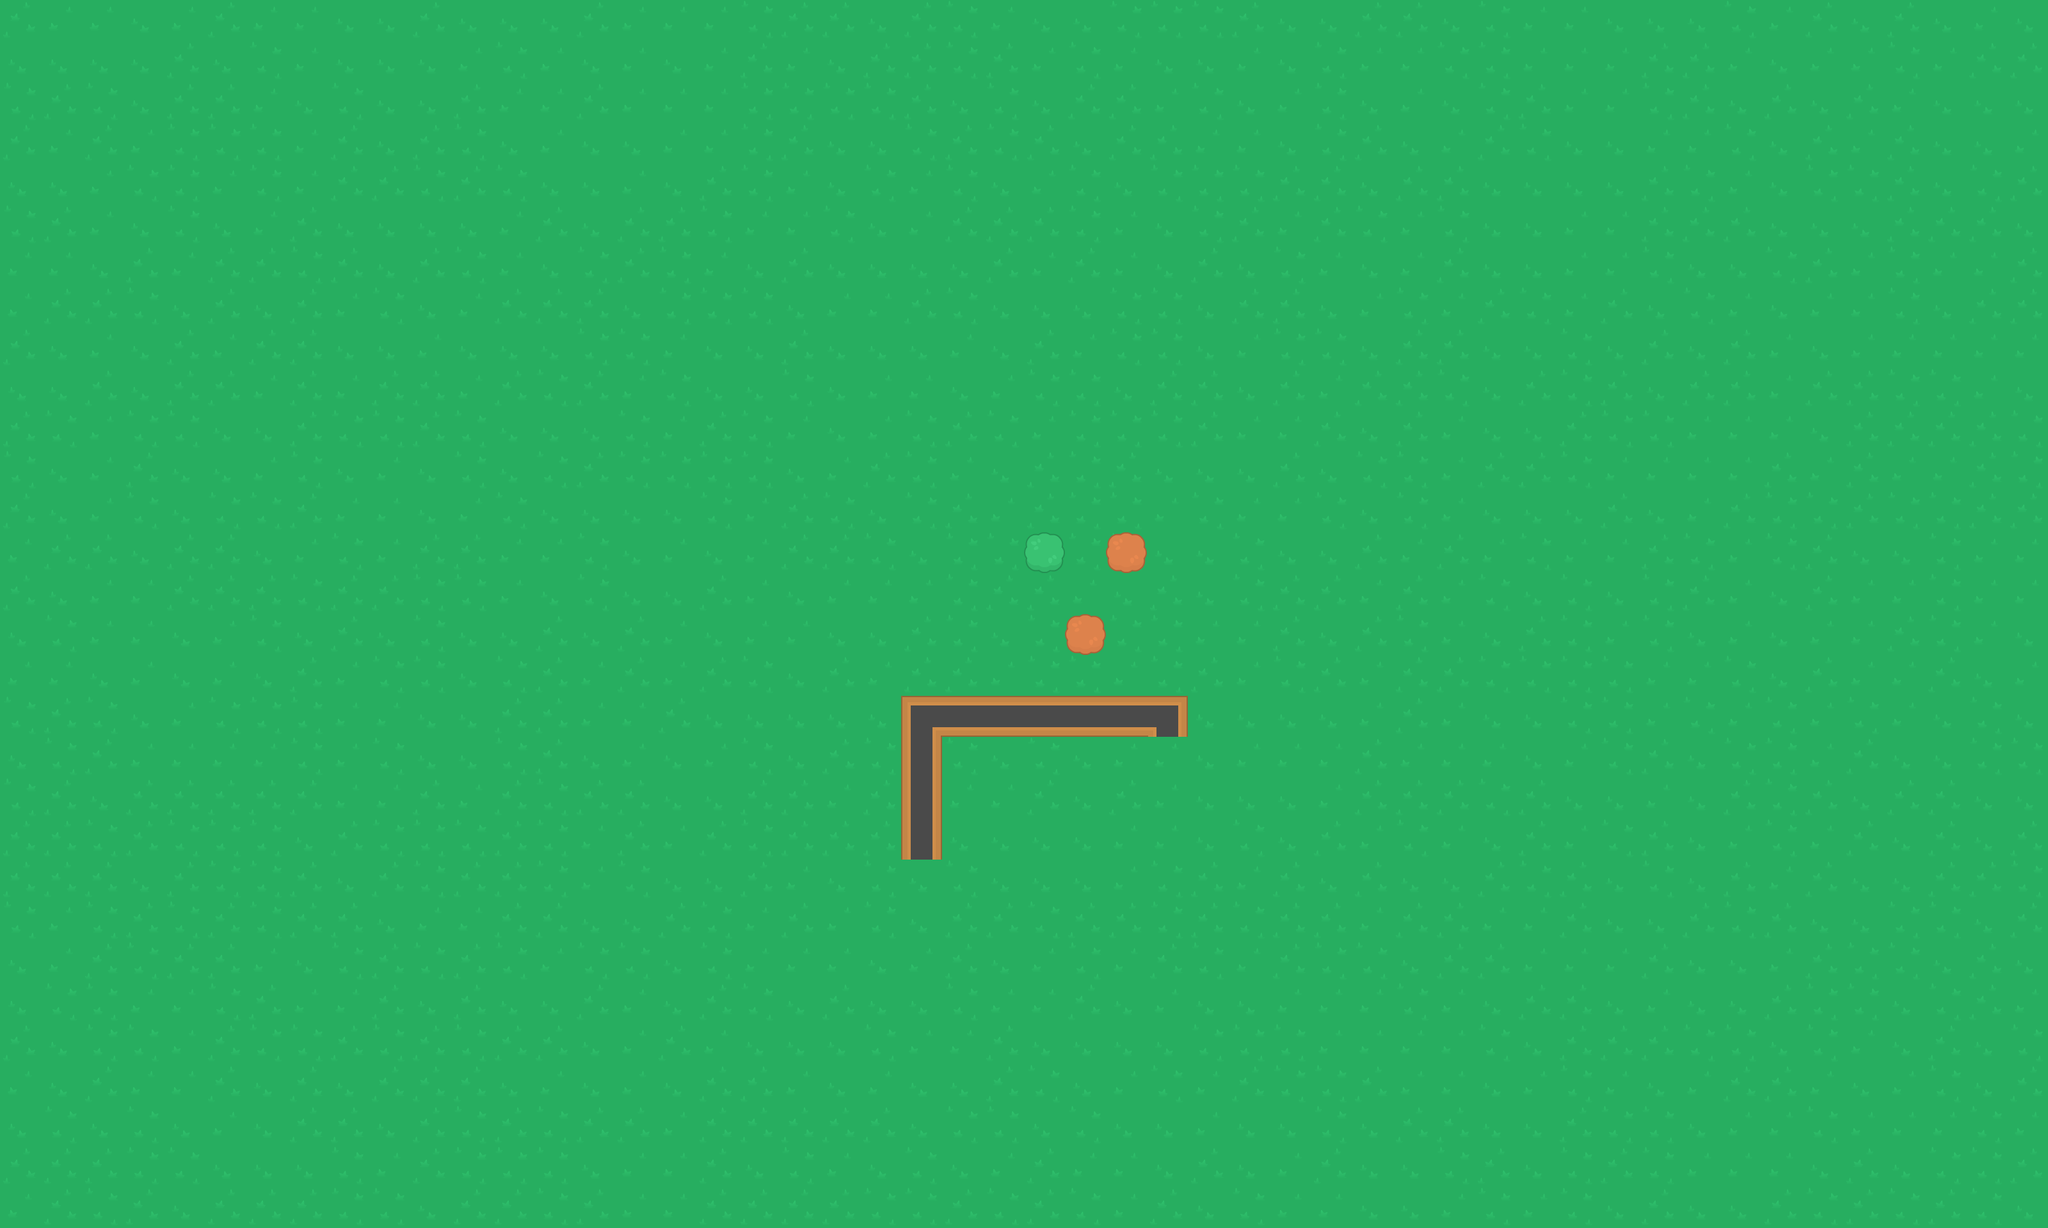

Tiled map render using the project's own tile images. Description and the map definition, with tile-layer contents summarised, below:
An orthogonal 50x30 tile map with 64x64 px tiles, 3 tile layers (ground, trees, walls).

<map version="1.0.0" orientation="orthogonal" renderorder="right-down" width="50" height="30" tilewidth="64" tileheight="64" nextobjectid="1">
 <tileset firstgid="1" source="spritesheet_tiles.tsx" />
 <layer name="ground" width="50" height="30">
  <data>[1500 cells, 1500 non-empty, 4 distinct tile ids]</data>
 </layer>
 <layer name="trees" width="50" height="30">
  <data>[1500 cells, 3 non-empty, 2 distinct tile ids]</data>
 </layer>
 <layer name="walls" width="50" height="30">
  <data>[1500 cells, 10 non-empty, 4 distinct tile ids]</data>
 </layer>
</map>
